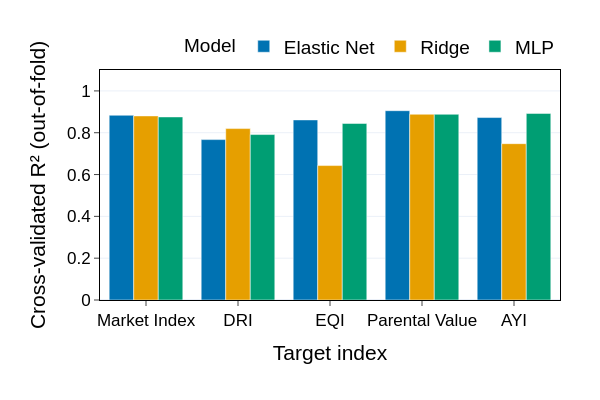

Notebook cell for this chart:
### Markdown cell above
*Bar plot of the different models performance for each trait*

### Code cell
# Bars compare model families on each target; taller = better predictions.
plot_df = model_comparison.assign(
    Model=model_comparison['model_family'].map(MODEL_NAMES),
    Target=model_comparison['target'].map(TARGET_NAMES),
)
fig = px.bar(
    plot_df,
    x='Target',
    y='cv_r2',
    color='Model',
    barmode='group',
    category_orders={
        'Target': [TARGET_NAMES[t] for t in TARGET_COLUMNS],
        'Model': ['Elastic Net', 'Ridge', 'MLP'],
    },
    color_discrete_sequence=PALETTE,
)
style_figure(fig, width=600, height=400)
fig.update_yaxes(title_text='Cross-validated R\u00b2 (out-of-fold)', range=[0, 1.1], dtick=0.2, tickfont=dict(size=17), title_font=dict(size=21))
fig.update_xaxes(title_text='Target index', tickfont=dict(size=17), title_font=dict(size=21))
fig.update_layout(font=dict(size=19), legend=dict(title=dict(text='Model', font=dict(size=19)), font=dict(size=19), orientation='h', yanchor='bottom', y=1.02, xanchor='right', x=1), margin=dict(l=100, r=40, t=70, b=100))
save_figure(fig, 'fig03_model_comparison')
fig.show(config={'responsive': True})

### Figure 1 — Plotly figure (JSON) as saved in the notebook; plotly's stock layout.template omitted (floating-point values rounded to 4 significant figures)
{"data": [{"alignmentgroup": "True", "hovertemplate": "Model=Elastic Net<br>Target=%{x}<br>cv_r2=%{y}<extra></extra>", "legendgroup": "Elastic Net", "marker": {"color": "#0072B2", "pattern": {"shape": ""}}, "name": "Elastic Net", "offsetgroup": "Elastic Net", "orientation": "v", "showlegend": true, "textposition": "auto", "type": "bar", "x": ["Market Index", "DRI", "EQI", "Parental Value", "AYI"], "xaxis": "x", "y": [0.8835, 0.7671, 0.8613, 0.9053, 0.8726], "yaxis": "y"}, {"alignmentgroup": "True", "hovertemplate": "Model=Ridge<br>Target=%{x}<br>cv_r2=%{y}<extra></extra>", "legendgroup": "Ridge", "marker": {"color": "#E69F00", "pattern": {"shape": ""}}, "name": "Ridge", "offsetgroup": "Ridge", "orientation": "v", "showlegend": true, "textposition": "auto", "type": "bar", "x": ["Market Index", "DRI", "EQI", "Parental Value", "AYI"], "xaxis": "x", "y": [0.8805, 0.8198, 0.6429, 0.8884, 0.7477], "yaxis": "y"}, {"alignmentgroup": "True", "hovertemplate": "Model=MLP<br>Target=%{x}<br>cv_r2=%{y}<extra></extra>", "legendgroup": "MLP", "marker": {"color": "#009E73", "pattern": {"shape": ""}}, "name": "MLP", "offsetgroup": "MLP", "orientation": "v", "showlegend": true, "textposition": "auto", "type": "bar", "x": ["Market Index", "DRI", "EQI", "Parental Value", "AYI"], "xaxis": "x", "y": [0.8755, 0.7913, 0.8444, 0.8882, 0.8924], "yaxis": "y"}], "layout": {"barmode": "group", "font": {"color": "black", "family": "Arial", "size": 19}, "height": 400, "legend": {"font": {"size": 19}, "orientation": "h", "title": {"font": {"size": 19}, "text": "Model"}, "tracegroupgap": 0, "x": 1, "xanchor": "right", "y": 1.02, "yanchor": "bottom"}, "margin": {"b": 100, "l": 100, "r": 40, "t": 70}, "title": {}, "width": 600, "xaxis": {"anchor": "y", "categoryarray": ["Market Index", "DRI", "EQI", "Parental Value", "AYI"], "categoryorder": "array", "domain": [0, 1], "linecolor": "black", "mirror": true, "showline": true, "tickfont": {"color": "black", "size": 17}, "ticks": "outside", "title": {"font": {"color": "black", "size": 21}, "text": "Target index"}}, "yaxis": {"anchor": "x", "domain": [0, 1], "dtick": 0.2, "linecolor": "black", "mirror": true, "range": [0, 1.1], "showline": true, "tickfont": {"color": "black", "size": 17}, "ticks": "outside", "title": {"font": {"color": "black", "size": 21}, "text": "Cross-validated R² (out-of-fold)"}}}}
